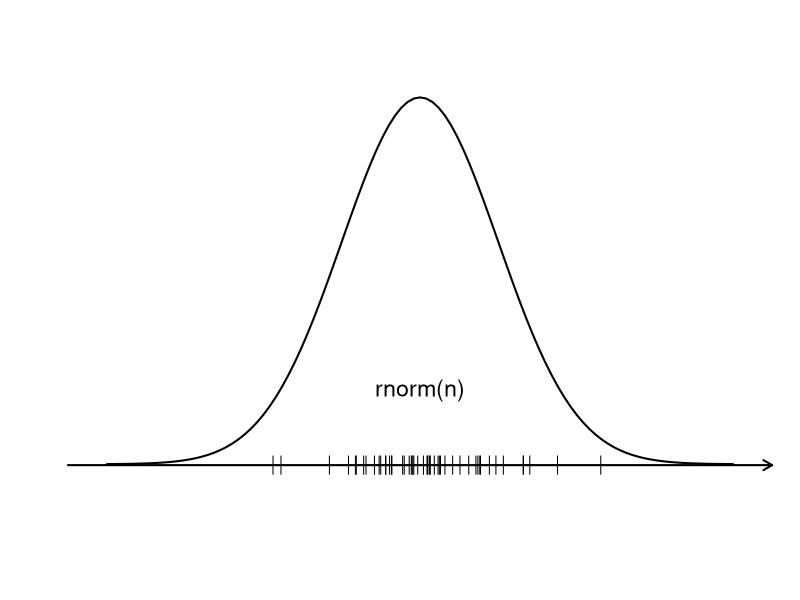
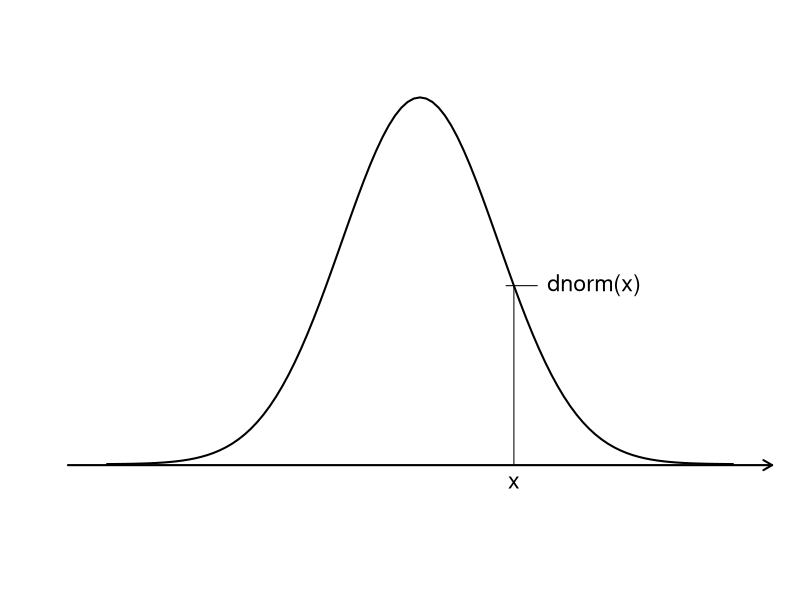
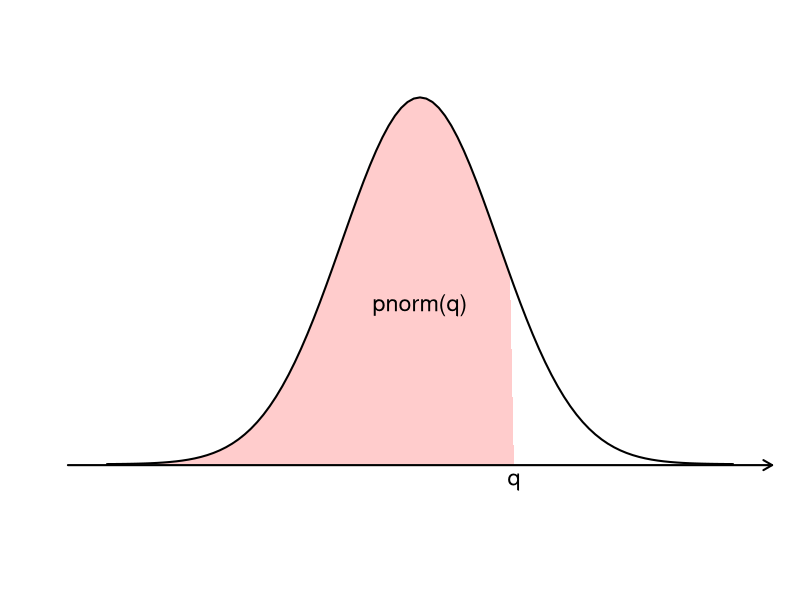
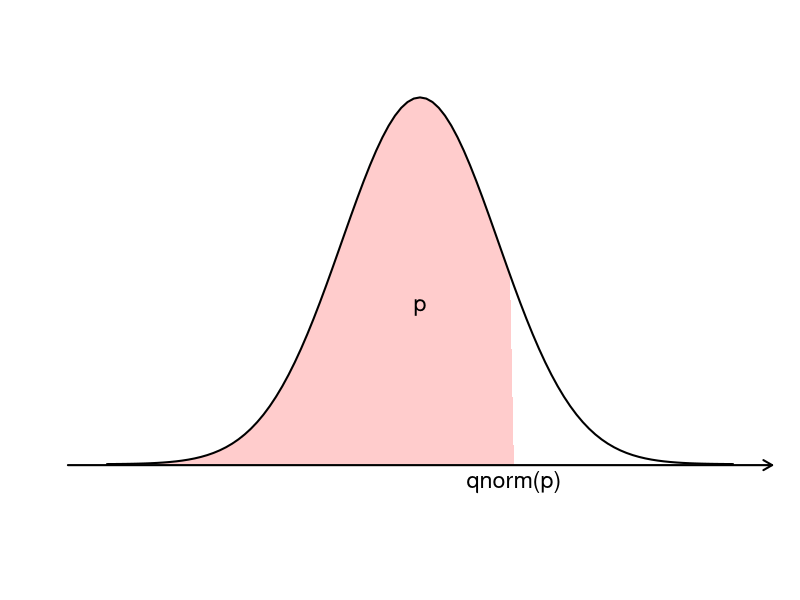
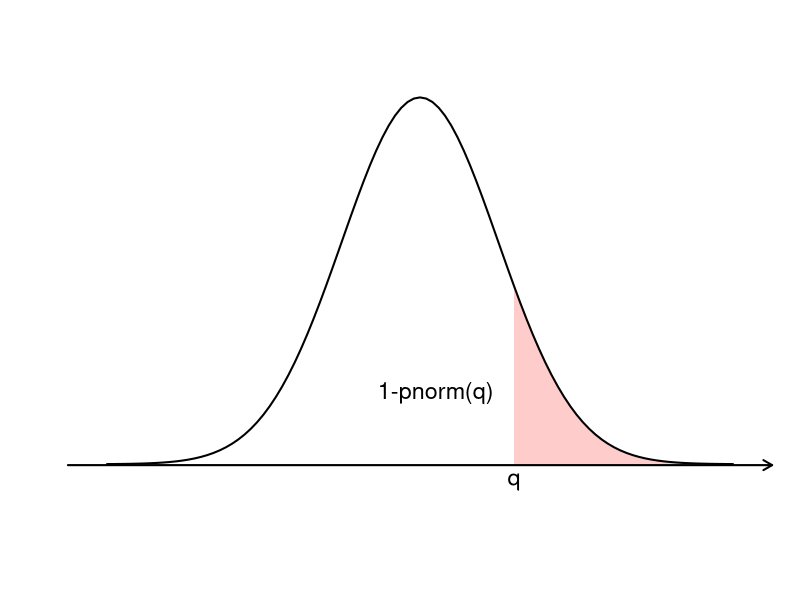
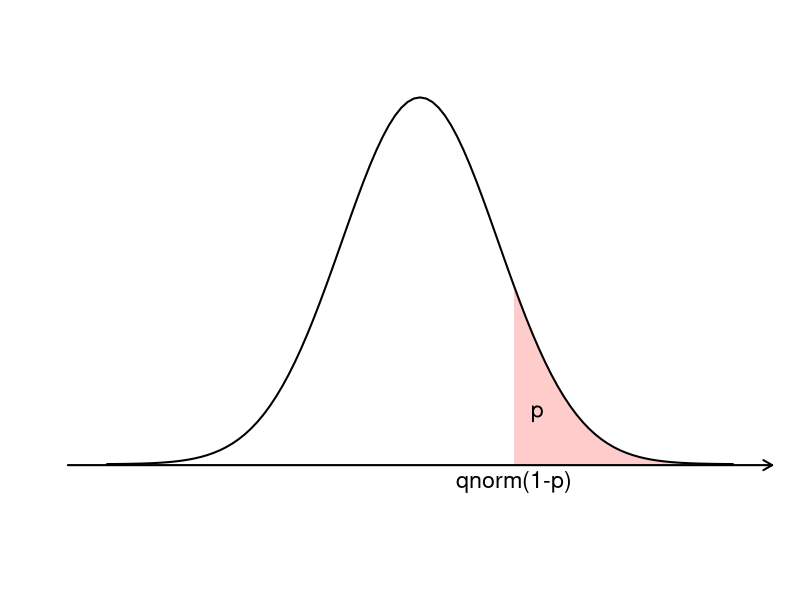

These figures' R source, in order:
## ---- chunk 1
set.seed(100)
xaxpos <- - 0.001
xaxmin <- -4.5
xaxmax <- 4.5

X = 1.2
x <- seq(-4, 4, by = 0.05)

# rnorm

plot(NULL, axes = FALSE, xlab = "", ylab = "", xlim = range(x), ylim = c(-0.02, dnorm(0)), lwd = 2)
curve(dnorm, from = min(x), to = max(x), lwd = 2, add = TRUE)
arrows(xaxmin, xaxpos, xaxmax, xaxpos, xpd = TRUE, lwd = 2, length = 0.1)
rs = rnorm(50)
for (r in rs) {
  segments(r, xaxpos - 0.01, r, xaxpos + 0.01)
}
text(0, 0.1, "rnorm(n)", pos = 1, cex = 1.4)


# dnorm

plot(NULL, axes = FALSE, xlab = "", ylab = "", xlim = range(x), ylim = c(-0.02, dnorm(0)), lwd = 2)
curve(dnorm, from = min(x), to = max(x), lwd = 2, add = TRUE)
arrows(xaxmin, xaxpos, xaxmax, xaxpos, xpd = TRUE, lwd = 2, length = 0.1)
segments(X, 0, X, dnorm(X))
segments(X - 0.1, dnorm(X), X + 0.3, dnorm(X))
text(X, -0.02, "x", cex = 1.4)
text(X + 0.3, dnorm(X), "dnorm(x)", pos = 4, cex = 1.4)

# pnorm

plot(NULL, axes = FALSE, xlab = "", ylab = "", xlim = c(-4, 4), ylim = c(-0.02, dnorm(0)), lwd = 2)
polygon(c(x[x < X], X), c(dnorm(x[x < X]), 0), col = rgb(1, 0, 0, 0.2), lty = 0)
curve(dnorm, from = - 4, to = 4, lwd = 2, add = TRUE)
arrows(xaxmin, xaxpos, xaxmax, xaxpos, xpd = TRUE, lwd = 2, length = 0.1)
text(X, -0.02, "q", cex = 1.4)
text(0, 0.8 * dnorm(X), "pnorm(q)", pos = 3, cex = 1.4)


# qnorm 

plot(NULL, axes = FALSE, xlab = "", ylab = "", xlim = c(-4, 4), ylim = c(-0.02, dnorm(0)), lwd = 2)
polygon(c(x[x < X], X), c(dnorm(x[x < X]), 0), col = rgb(1, 0, 0, 0.2), lty = 0)
curve(dnorm, from = - 4, to = 4, lwd = 2, add = TRUE)
arrows(xaxmin, xaxpos, xaxmax, xaxpos, xpd = TRUE, lwd = 2, length = 0.1)
text(X, -0.02, "qnorm(p)", cex = 1.4)
text(0, 0.8 * dnorm(X), "p", pos = 3, cex = 1.4)


# complement 

plot(NULL, axes = FALSE, xlab = "", ylab = "", xlim = c(-4, 4), ylim = c(-0.02, dnorm(0)), lwd = 2)
polygon(c(x[x > X], X), c(dnorm(x[x > X]), 0), col = rgb(1, 0, 0, 0.2), lty = 0)
curve(dnorm, from = - 4, to = 4, lwd = 2, add = TRUE)
arrows(xaxmin, xaxpos, xaxmax, xaxpos, xpd = TRUE, lwd = 2, length = 0.1)
text(X, -0.02, "q", cex = 1.4)
text(0.2, 0.06, "1-pnorm(q)", pos = 3, cex = 1.4)

# complement 

plot(NULL, axes = FALSE, xlab = "", ylab = "", xlim = c(-4, 4), ylim = c(-0.02, dnorm(0)), lwd = 2)
polygon(c(x[x > X], X), c(dnorm(x[x > X]), 0), col = rgb(1, 0, 0, 0.2), lty = 0)
curve(dnorm, from = - 4, to = 4, lwd = 2, add = TRUE)
arrows(xaxmin, xaxpos, xaxmax, xaxpos, xpd = TRUE, lwd = 2, length = 0.1)
text(X, -0.02, "qnorm(1-p)", cex = 1.4)
text(X + 0.3, 0.04, "p", pos = 3, cex = 1.4)

